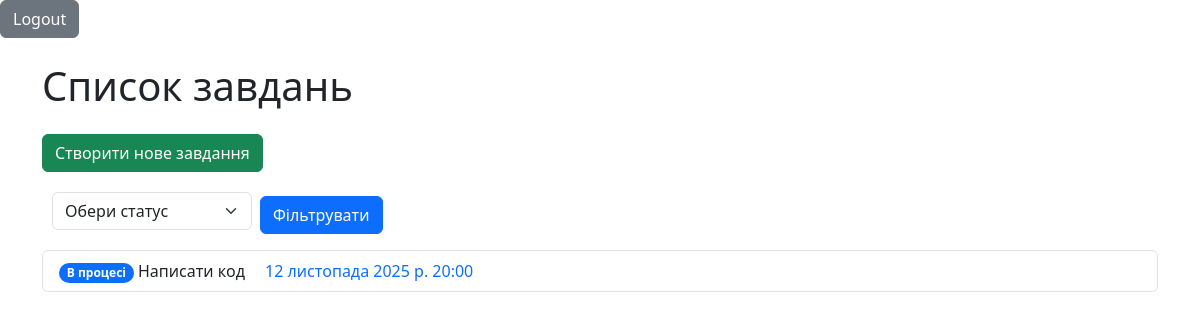
Page / (signed in) on the earlier database version.
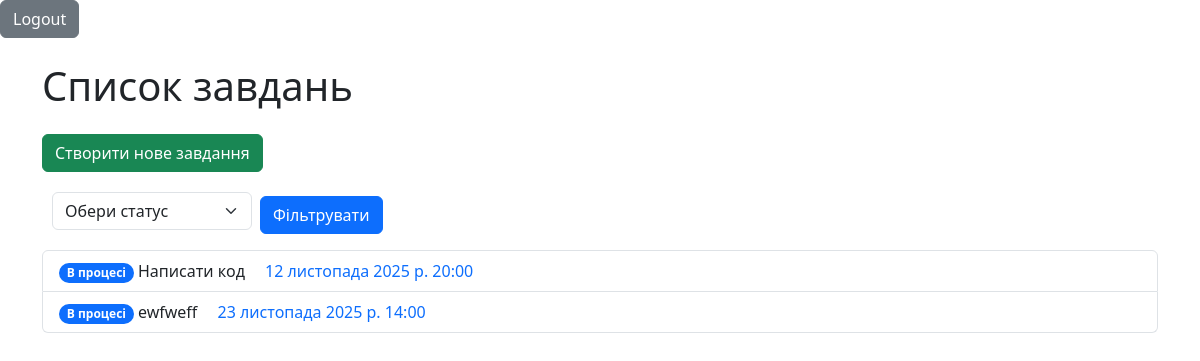
Same page on the later database version.
### tast_tracer_app/models.py (models this page shows, shortened)
class Task(models.Model):
    STATUS_CHOICES = [
        ('Новий', 'Новий'),
        ('В процесі', 'В процесі'),
        ('Завершено', 'Завершено'),
    ]
    PRIORITY_CHOICES = [
        ('Низький', 'Низький'),
        ('Середній', 'Середній'),
        ('Високий', 'Високий'),
    ]
    title = models.CharField(max_length=200, verbose_name='Назва завдання')
    description = models.TextField(verbose_name='Опис завдання', blank=True, null=True)
    deadline = models.DateTimeField(verbose_name='Крайній термін', blank=True, null=True)
    status = models.CharField(choices=STATUS_CHOICES, max_length=50, default='Новий' ,verbose_name='Статус завдання')
    priority = models.CharField(choices=PRIORITY_CHOICES, max_length=50, default='Низький' ,verbose_name='Пріоритет завдання')
    author = models.ForeignKey(User, on_delete=models.CASCADE)
    createde_at = models.DateTimeField(auto_now_add=True)
    update_at = models.DateTimeField(auto_now=True)

### tast_tracer_app/views.py (the view)
# urls.py: path('', TaskListView.as_view(), name='home'),
class TaskListView(LoginRequiredMixin,ListView):
    model = Task
    template_name = 'task_list.html'
    context_object_name = 'task_list'
    ordering = ['-createde_at', '-priority']
    def get_queryset(self):
        status_filter = self.request.GET.get('status_filter')
        tasks = Task.objects.filter(author=self.request.user)
        status = self.kwargs.get('status', '')
        if status_filter:
            tasks = tasks.filter(status=status_filter)
        return tasks

### templates/task_list.html (shortened to what this page needs)
{% extends 'base.html' %}
{% block content %}
    <h1 class="mb-4">Список завдань</h1>
    <a href="{% url 'task_create' %}" class="btn btn-success mb-3">Створити нове завдання</a>
    <form action="" method="get" class ="d-flex gap-2 mb-3 align-items-center ">
        <select class="form-select" aria-label="Default select example" name="status_filter" style="width: 200px; display: inline-block; margin-left: 10px;">
            <option value="">Обери статус</option>
        </select>
        <button type="submit" class="btn btn-primary mt-2">Фільтрувати</button>
    </form>
    <div class="list-group">
    {% for task in task_list %}
        <a href="{% url 'task_detail' task.id %}" class="list-group-item list-group-item-action">
            <span class="badge rounded-pill text-bg-primary">{{task.status}}</span>
            {{task.title}}
            <span class="text-primary ms-3">{{task.deadline}}</span>
        </a>
    {% endfor %}
    </div>
{% endblock content %}

### templates/base.html (shortened to what this page needs)
<!DOCTYPE html>
<html lang="uk">
<head>
    <link href="https://cdn.jsdelivr.net/npm/bootstrap@5.3.6/dist/css/bootstrap.min.css" rel="stylesheet">
    {% load static %}
		<link rel="stylesheet" href="{% static 'css/style.css' %}">
</head>
<body>
    {% if user.is_authenticated %}
    <a href="{% url 'logout' %}" class="btn btn-secondary">Logout</a>
    {% else %}
    <a href="{% url 'login' %}" class="btn btn-secondary">Login</a>
    <a href="{% url 'register' %}" class="btn btn-secondary">Register</a>
    {% endif %}
<div class="container mt-4">
    {% block content %}
    {% endblock %}
</div>
</body>
</html>

Differences in the rows shown:
added Task: status "В процесі", title "ewfweff", deadline "23 листопада 2025 р. 14:00"
